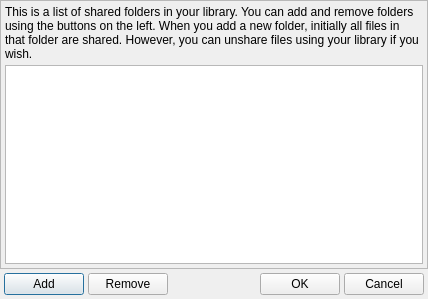
<?xml version="1.0" encoding="UTF-8"?>
<ui version="4.0">
 <class>CDialogEditShares</class>
 <widget class="QDialog" name="DialogEditShares">
  <property name="geometry">
   <rect>
    <x>0</x>
    <y>0</y>
    <width>428</width>
    <height>299</height>
   </rect>
  </property>
  <property name="minimumSize">
   <size>
    <width>428</width>
    <height>299</height>
   </size>
  </property>
  <property name="maximumSize">
   <size>
    <width>428</width>
    <height>299</height>
   </size>
  </property>
  <property name="windowTitle">
   <string>Edit Shares</string>
  </property>
  <property name="windowIcon">
   <iconset resource="../Resource.qrc">
    <normaloff>:/Resource/Library/SharedFolders.png</normaloff>:/Resource/Library/SharedFolders.png</iconset>
  </property>
  <property name="autoFillBackground">
   <bool>true</bool>
  </property>
  <layout class="QGridLayout" name="gridLayout_2">
   <property name="margin">
    <number>0</number>
   </property>
   <property name="spacing">
    <number>0</number>
   </property>
   <item row="0" column="0">
    <widget class="QFrame" name="frameShares">
     <property name="frameShape">
      <enum>QFrame::StyledPanel</enum>
     </property>
     <property name="frameShadow">
      <enum>QFrame::Raised</enum>
     </property>
     <layout class="QGridLayout" name="gridLayout_3">
      <property name="margin">
       <number>4</number>
      </property>
      <property name="spacing">
       <number>4</number>
      </property>
      <item row="0" column="0">
       <widget class="QLabel" name="labelInstructions">
        <property name="text">
         <string>This is a list of shared folders in your library. You can add and remove folders using the buttons on the left. When you add a new folder, initially all files in that folder are shared. However, you can unshare files using your library if you wish.</string>
        </property>
        <property name="wordWrap">
         <bool>true</bool>
        </property>
       </widget>
      </item>
      <item row="1" column="0">
       <widget class="QListWidget" name="listWidgetShares"/>
      </item>
     </layout>
    </widget>
   </item>
   <item row="1" column="0">
    <layout class="QGridLayout" name="gridLayoutFooter">
     <property name="margin">
      <number>4</number>
     </property>
     <property name="spacing">
      <number>4</number>
     </property>
     <item row="0" column="0">
      <widget class="QPushButton" name="pushButtonAdd">
       <property name="text">
        <string>Add</string>
       </property>
      </widget>
     </item>
     <item row="0" column="1">
      <widget class="QPushButton" name="pushButtonRemove">
       <property name="text">
        <string>Remove</string>
       </property>
      </widget>
     </item>
     <item row="0" column="2">
      <spacer name="horizontalSpacerFooter">
       <property name="orientation">
        <enum>Qt::Horizontal</enum>
       </property>
       <property name="sizeHint" stdset="0">
        <size>
         <width>40</width>
         <height>20</height>
        </size>
       </property>
      </spacer>
     </item>
     <item row="0" column="3">
      <widget class="QPushButton" name="pushButtonOk">
       <property name="text">
        <string>OK</string>
       </property>
      </widget>
     </item>
     <item row="0" column="4">
      <widget class="QPushButton" name="pushButtonCancel">
       <property name="text">
        <string>Cancel</string>
       </property>
      </widget>
     </item>
    </layout>
   </item>
  </layout>
 </widget>
 <resources>
  <include location="../Resource.qrc"/>
 </resources>
 <connections/>
</ui>
